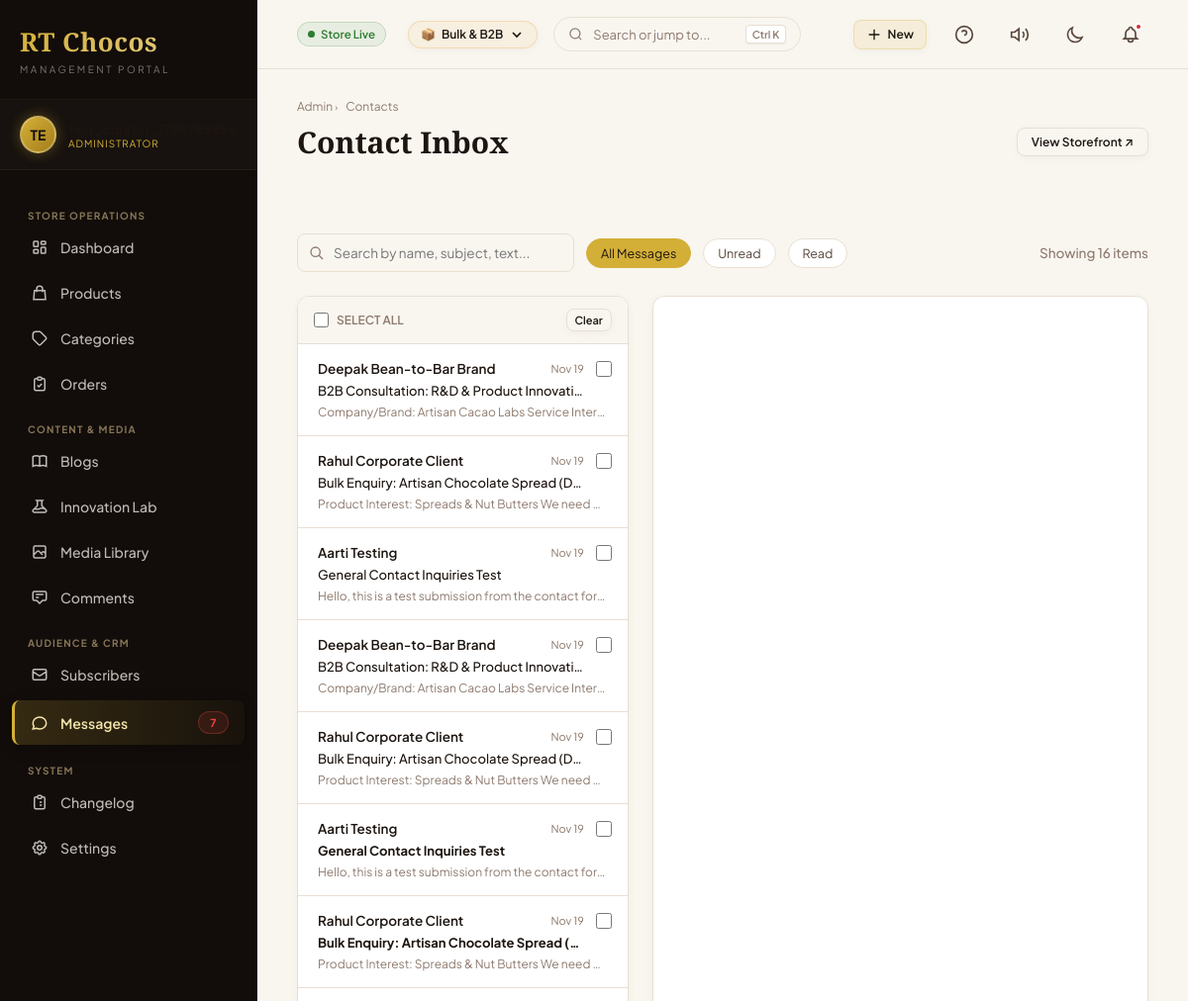
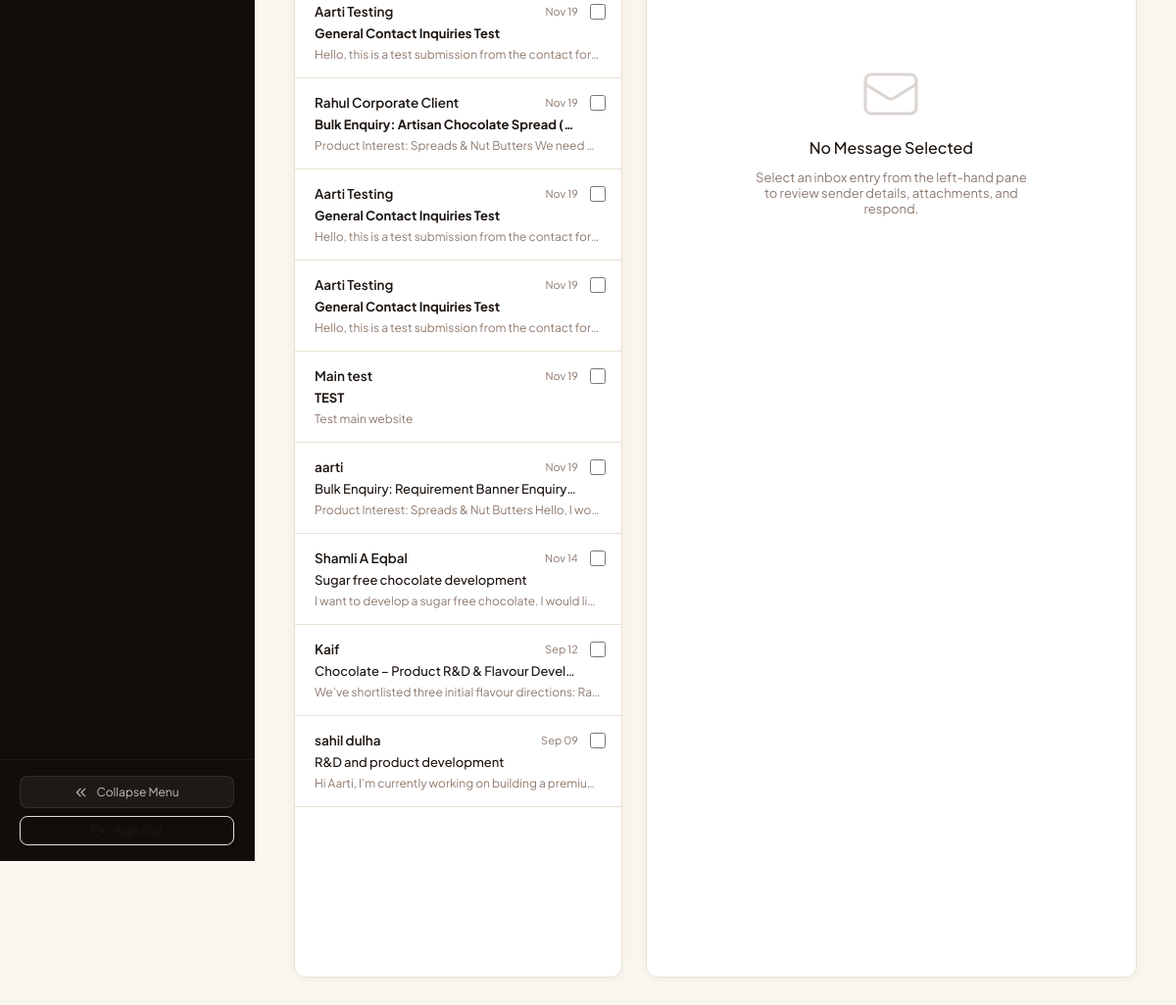
Screenshot of /admin/contacts.php (signed in) with the database file from the repository (2 pictures, top to bottom).
### tables this page shows
CREATE TABLE `contacts` (
  `id` int(11) NOT NULL AUTO_INCREMENT,
  `name` varchar(100) NOT NULL,
  `email` varchar(150) NOT NULL,
  `phone` varchar(50) DEFAULT NULL,
  `subject` varchar(150) DEFAULT NULL,
  `message` text NOT NULL,
  `is_read` tinyint(1) NOT NULL DEFAULT 0,
  `created_at` timestamp NULL DEFAULT current_timestamp(),
  PRIMARY KEY (`id`),
  KEY `idx_contacts_is_read` (`is_read`)
);

### admin/contacts.php (the view, shortened to what this page needs)
<?php
require_once __DIR__ . '/layout.php';
$pdo = get_db();
$search = trim($_GET['search'] ?? '');
$filter = trim($_GET['filter'] ?? 'all');
$params = [];
$whereSql = '';
try {
    $stmt = $pdo->prepare("SELECT * FROM contacts $whereSql ORDER BY created_at DESC LIMIT 150");
    $stmt->execute($params);
    $messages = $stmt->fetchAll(PDO::FETCH_ASSOC);
} catch (Exception $e) {
    try {
        $pdo->exec("CREATE TABLE IF NOT EXISTS contacts (
            id INT AUTO_INCREMENT PRIMARY KEY,
            name VARCHAR(100) NOT NULL,
            email VARCHAR(150) NOT NULL,
            phone VARCHAR(50) NULL,
            subject VARCHAR(150) NULL,
            message TEXT NOT NULL,
            is_read TINYINT(1) NOT NULL DEFAULT 0,
            created_at TIMESTAMP DEFAULT CURRENT_TIMESTAMP
        ) ENGINE=InnoDB DEFAULT CHARSET=utf8mb4;");
        $stmt = $pdo->prepare("SELECT * FROM contacts $whereSql ORDER BY created_at DESC LIMIT 150");
        $stmt->execute($params);
        $messages = $stmt->fetchAll(PDO::FETCH_ASSOC);
    } catch (Exception $ex) {
        $messages = [];
    }
}
?>
<div class="action-bar" style="margin-bottom: 24px;">
    <div class="action-bar-left">
        <form action="contacts.php" method="GET" class="topbar-search" style="display:block; width: 280px;">
            <input type="text" name="search" placeholder="Search by name, subject, text..." value="<?php echo htmlspecialchars($search); ?>" style="width:100%; border-radius:8px; padding-left:36px; padding-top:10px; padding-bottom:10px;">
        </form>
        <a href="contacts.php?search=<?php echo urlencode($search); ?>" class="filter-chip <?php echo $filter === 'all' ? 'active' : ''; ?>">All Messages</a>
        <a href="contacts.php?filter=unread&search=<?php echo urlencode($search); ?>" class="filter-chip <?php echo $filter === 'unread' ? 'active' : ''; ?>">Unread</a>
        <a href="contacts.php?filter=read&search=<?php echo urlencode($search); ?>" class="filter-chip <?php echo $filter === 'read' ? 'active' : ''; ?>">Read</a>
    </div>
    <div class="action-bar-right" style="font-size: 13.5px; color: var(--text-light); font-weight: 500;">
        Showing <?php echo count($messages); ?> items
    </div>
</div>
<div class="contacts-pane-layout">
    <div class="contacts-list-pane">
        <div class="contacts-search-header" style="display:flex; justify-content:space-between; align-items:center; padding:12px 16px;">
            <label style="display:flex; align-items:center; gap:8px; font-size:12px; color:var(--text-light); font-weight:600; cursor:pointer;">
                <input type="checkbox" id="selectAllCheckbox" onchange="toggleSelectAll(this)" style="width:15px; height:15px; cursor:pointer; accent-color:var(--green-900);">
                <span>SELECT ALL</span>
            </label>
            <button type="button" class="btn btn-outline btn-sm" onclick="resetSelections()" style="padding:4px 8px; font-size:11px;">Clear</button>
        </div>
        <div class="contacts-list-scroll">
            <?php if (empty($messages)): ?>
                <div style="padding: 40px; text-align: center; color: var(--text-light); font-size: 13.5px;">
                    No messages in this folder.
                </div>
            <?php else: ?>
                <?php foreach ($messages as $msg):
                    $excerpt = strlen($msg['message']) > 80 ? substr($msg['message'], 0, 77) . '...' : $msg['message'];
                ?>
                    <div class="contact-list-item <?php echo !$msg['is_read'] ? 'unread' : ''; ?>"
                         data-id="<?php echo $msg['id']; ?>"
                         onclick="selectMessage(<?php echo $msg['id']; ?>)">
                        <div style="position: absolute; right: 16px; top: 16px; z-index:10;" onclick="event.stopPropagation();">
                            <input type="checkbox" class="message-select-checkbox" value="<?php echo $msg['id']; ?>" onchange="updateBulkSelection()" style="width:16px; height:16px; cursor:pointer; accent-color:var(--green-900);">
                        </div>
                        <div class="contact-item-meta" style="padding-right: 24px;">
                            <span class="contact-item-name"><?php echo htmlspecialchars($msg['name']); ?></span>
                            <span class="contact-item-date"><?php echo date('M d', strtotime($msg['created_at'])); ?></span>
                        </div>
                        <div class="contact-item-subject" style="padding-right: 24px;">
                            <?php echo htmlspecialchars($msg['subject'] ?: '(No Subject)'); ?>
                        </div>
                        <div class="contact-item-excerpt">
                            <?php echo htmlspecialchars($excerpt); ?>
                        </div>
                    </div>
                <?php endforeach; ?>
            <?php endif; ?>
        </div>
    </div>
    <div class="contacts-detail-pane" id="messageDetailPane">
        <div class="contact-detail-empty" id="detailEmptyState">
            <p style="font-size: 16px; font-weight: 500; color: var(--text-main);">No Message Selected</p>
            <p style="font-size: 13px; max-width: 280px; margin: 0 auto;">Select an inbox entry from the left-hand pane to review sender details, attachments, and respond.</p>
        </div>
    </div>
</div>

### rows the page displays
contacts: name "Deepak Bean-to-Bar Brand", created_at "Nov 19", subject "B2B Consultation: R&D & Product Innovati…", message "Company/Brand: Artisan Cacao Labs Service Inter…"
contacts: name "Rahul Corporate Client", created_at "Nov 19", subject "Bulk Enquiry: Artisan Chocolate Spread (D…", message "Product Interest: Spreads & Nut Butters We need…"
contacts: name "Aarti Testing", created_at "Nov 19", subject "General Contact Inquiries Test", message "Hello, this is a test submission from the contact for…"
contacts: name "Deepak Bean-to-Bar Brand", created_at "Nov 19", subject "B2B Consultation: R&D & Product Innovati…", message "Company/Brand: Artisan Cacao Labs Service Inter…"
contacts: name "Rahul Corporate Client", created_at "Nov 19", subject "Bulk Enquiry: Artisan Chocolate Spread (D…", message "Product Interest: Spreads & Nut Butters We need…"
contacts: name "Aarti Testing", created_at "Nov 19", subject "General Contact Inquiries Test", message "Hello, this is a test submission from the contact for…"
contacts: name "Rahul Corporate Client", created_at "Nov 19", subject "Bulk Enquiry: Artisan Chocolate Spread (…", message "Product Interest: Spreads & Nut Butters We need…"
contacts: name "Aarti Testing", created_at "Nov 19", subject "General Contact Inquiries Test", message "Hello, this is a test submission from the contact for…"
contacts: name "Rahul Corporate Client", created_at "Nov 19", subject "Bulk Enquiry: Artisan Chocolate Spread (…", message "Product Interest: Spreads & Nut Butters We need…"
contacts: name "Aarti Testing", created_at "Nov 19", subject "General Contact Inquiries Test", message "Hello, this is a test submission from the contact for…"
contacts: name "Aarti Testing", created_at "Nov 19", subject "General Contact Inquiries Test", message "Hello, this is a test submission from the contact for…"
contacts: name "Main test", created_at "Nov 19", subject "TEST", message "Test main website"
contacts: name "aarti", created_at "Nov 19", subject "Bulk Enquiry: Requirement Banner Enquiry…", message "Product Interest: Spreads & Nut Butters Hello, I wo…"
contacts: name "Shamli A Eqbal", created_at "Nov 14", subject "Sugar free chocolate development", message "I want to develop a sugar free chocolate. I would lik…"
contacts: name "Kaif", created_at "Sep 12", subject "Chocolate – Product R&D & Flavour Devel…", message "We’ve shortlisted three initial flavour directions: Ra…"
contacts: name "sahil dulha", created_at "Sep 09", subject "R&D and product development", message "Hi Aarti, I’m currently working on building a premiu…"

### other values shown
$initials "TE"
$unreadCount "7"
$modeIcons[$activeStoreMode] "📦"
$modeLabels[$activeStoreMode] "Bulk & B2B"
$crumb['label'] "Admin"
$crumb['label'] "Contacts"
$title "Contact Inbox"
count($messages) "16"
